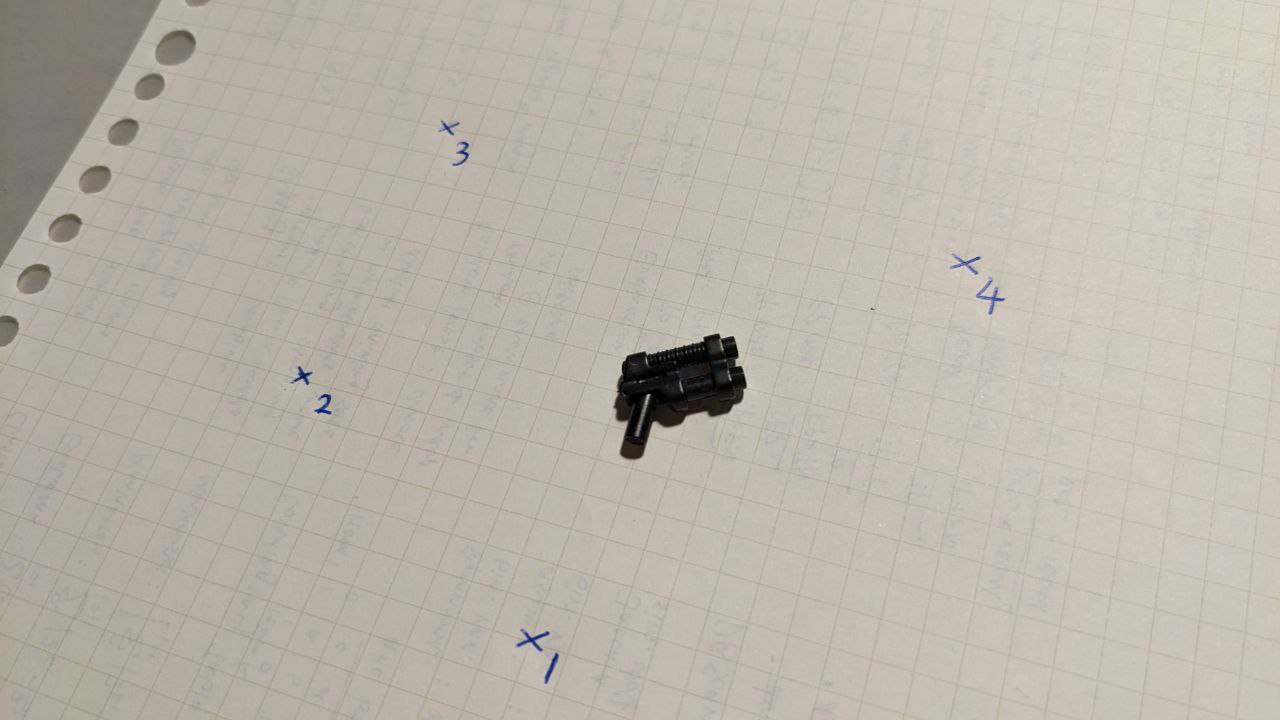
#> input picture exercises/media/imageA.jpg, 1280 x 720 px
$ jupyter execute --allow-errors ex2.ipynb   (shell and % lines are left out)
#> lines starting #> are read from the running program, lines starting #| are printed output that depends on the picture
### exercises/util_functions.py
"""
Utilty functions commonly used in exercises and quizzes.
"""
import cv2
import numpy as np
import itertools as it
import matplotlib.pyplot as plt


# Ex 1.7
# [18 lines left out: function point_line_distance, not called in this run]


# Ex 1.12
def Pi(ph):
    """
    Converts coordinates from homogeneous to inhomogeneous.

    Args:
        ph : (n+1)xm  np.array

    Returns:
        p : nxm np.array
    """
    p = ph[:-1] / ph[-1]  # divide by and remove last coordinate
    return p


# Ex 1.12
def PiInv(p):
    """
    Converts coordinates from inhomogeneous to homogeneous.

    Args:
        p : nxm np.array

    Returns:
        ph : (n+1)xm np.array
    """
    ph = np.vstack((p, np.ones(p.shape[1])))
    return ph


def box3d(n=16):
    """Generate 3D points inside a cube with n-points along each edge"""
#> called with n = 16
    points = []
    N = tuple(np.linspace(-1, 1, n))
    for i, j in [(-1, -1), (-1, 1), (1, 1), (0, 0)]:
        points.extend(set(it.permutations([(i,) * n, (j,) * n, N])))
    return np.hstack(points) / 2


# [21 lines left out: function projection_matrix, not called in this run]


# Ex 2.2
def project_points(K, R, t, Q, distCoeffs=[]):
    """
    Project 3D points in Q onto a 2D plane of a camera with distortion.

    Args:
        K : 3 x 3, intrinsic camera matrix
        R : 3 x 3, rotation matrix
        t: 3 x 1, translation matrix
        Q: 3 x n, 3D points matrix
        distCoeffs: [k3,k5,k7,...] distortion coefficients

    Returns:
        P : 2 x n, 2D points matrix
    """
    if Q.shape[0] != 3:
        raise ValueError("Q must be 3 x n")
    if K.shape != (3, 3):
        raise ValueError("K must be 3 x 3")
    if R.shape != (3, 3):
        raise ValueError("R must be 3 x 3")
    if t.shape != (3, 1):
        raise ValueError("t must be 3 x 1")

    Qh = PiInv(Q)  # 4 x n
    Rt = np.hstack((R, t))  # 3 x 4
    qh = Rt @ Qh  # 3 x n
    q = Pi(qh)  # 2 x n
    qd = distort(q, distCoeffs)  # 2 x n
    Ph = K @ PiInv(qd)  # 3 x n
    P = Pi(Ph)  # 2 x n
    return P


def camera_intrinsic(f, c, alpha=1, beta=0):
    """
    Create a camera intrinsic matrix

    Args:
        f : float, focal length
        c : 2D principal point (x,y)
        alpha : float, skew
        beta : float, aspect ratio

    Returns:
        K : 3x3 intrinsic camera matrix
    """
    K = np.array([[f, beta * f, c[0]], [0, alpha * f, c[1]], [0, 0, 1]])
    return K


# Ex 2.2
def distort(q, distCoeffs):
    """
    Apply distortion to a 2D point on the image plane

    Args:
        q : 2 x n, 2D points
        distCoeffs : list of distortion coefficients

    Returns:
        qd : 2 x n, distorted 2D points
    """
    r = np.sqrt((q[0]) ** 2 + (q[1]) ** 2)
    correction = 1
    for i in range(len(distCoeffs)):
        exp = 2 * (i + 1)
        correction += distCoeffs[i] * r**exp
    qd = q * correction
    return qd


# Ex 2.7
# [557 lines left out: functions normalize2d, hest, R, CrossOp, essential_matrix, fundamental_matrix and 15 more, not called in this run]

### exercises/ex2.ipynb
# Exercise 2

Modern camera with complete square pixels $\rarr$ Skew parameters $\alpha=1, \beta=0$

[cell 1]
import numpy as np
import cv2
import matplotlib
import matplotlib.pyplot as plt
from util_functions import camera_intrinsic, project_points, box3d, Pi, PiInv

matplotlib.use("TkAgg")

[cell 2]
# Ex 2.1
f = 600
a = 1
b = 0
deltax = 400
deltay = 400
# resolution = 800x800, assuming principal point is the middle of the image

[cell 3]
K = camera_intrinsic(f, (deltax, deltay), a, b)
R = np.eye(3)
t = np.array([0, 0.2, 1.5]).reshape(-1, 1)
Q = box3d()  # 3x240 matrix

P = project_points(K, R, t, Q)
plt.scatter(P[0, :], P[1, :])
plt.show()
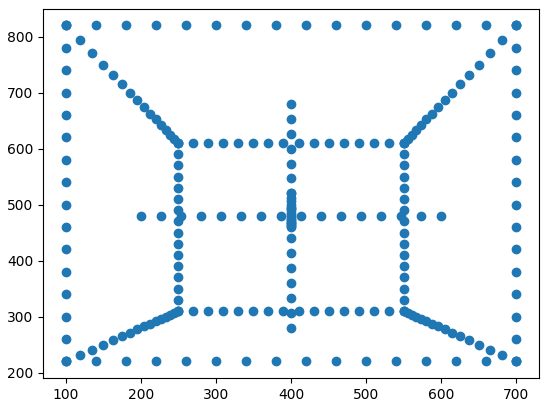
#> figure drawn by matplotlib, 1 panel
# No, not all points are captured by the image sensor. The top part of
# the box is cut off as the coordinates are beyond 800.

[cell 4]
P1 = np.array([-0.5, -0.5, -0.5]).reshape(-1, 1)

print(f"P1 is projected to {project_points(K, R, t, P1).T}")

[cell 5]
# Ex 2.2
def distort(q, distCoeffs):
    """
    Apply distortion to a 2D point on the image plane
    q: 2 x n, 2D points matrix
    """
    r = np.sqrt((q[0]) ** 2 + (q[1]) ** 2)
    correction = 1
    for i in range(len(distCoeffs)):
        exp = 2 * (i + 1)
        correction += distCoeffs[i] * r**exp
    qd = q * correction
    return qd


def project_points(K, R, t, Q, distCoeffs=[]):
    """
    Project 3D points in Q onto a 2D plane of a camera with distortion.

    K : 3 x 3, intrinsic camera matrix
    R : 3 x 3, rotation matrix
    t: 3 x 1, translation matrix
    Q: 3 x n, 3D points matrix
    distCoeffs: [k3,k5,k7,...] distortion coefficients

    P : 2 x n, 2D points matrix
    """
    Qh = PiInv(Q)  # 4 x n
    Rt = np.hstack((R, t))  # 3 x 4
    qh = Rt @ Qh  # 3 x n
    q = Pi(qh)  # 2 x n
    qd = distort(q, distCoeffs)  # 2 x n
    Ph = K @ PiInv(qd)  # 3 x n
    P = Pi(Ph)  # 2 x n
    return P

[cell 6]
# Breakdown of applying distortion to a single 3D point

# Project 3D point into a 2D point on the image plane
P1 = np.array([-0.5, -0.5, -0.5]).reshape(-1, 1)
Rt = np.hstack((R, t))  # 3 x 4
ph = Rt @ PiInv(P1)  # 3 x 1
p = Pi(ph)  # 2 x 1
print(f"3D Point {P1.T} is projected onto {p.T} before distortion.")

# Apply distortion to the 2D point on image plane
distCoeffs = [-0.2, 0, 0]
pd = distort(p, distCoeffs)
print(f"2D point {p.T} is distorted to {pd.T} on image plane.")

# Project distorted 2D point into pixel coordinates
pdh = PiInv(pd)
qd = K @ pdh  # pixel coordinates
print(f"Distorted point {pd.T} is projected to {qd.T} after distortion.")

[cell 7]
# Applying distortion to many 3D points

K = camera_intrinsic(f, (deltax, deltay), a, b)
R = np.eye(3)
t = np.array([0, 0.2, 1.5]).reshape(-1, 1)
Q = box3d()  # 3x240 matrix

P = project_points(K, R, t, Q, distCoeffs)
plt.scatter(P[0, :], P[1, :])
plt.show()
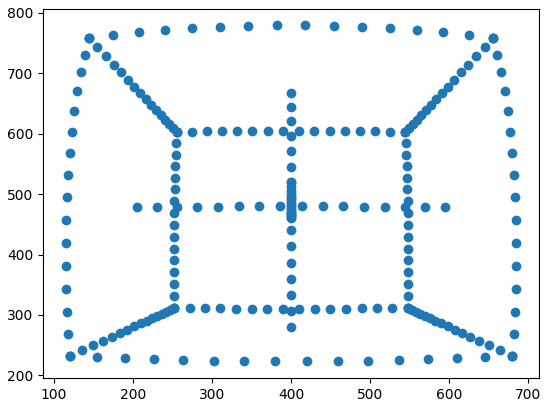
#> figure drawn by matplotlib, 1 panel
# Yes, all points are captured by the image sensor as all points
# lie within the 800x800 resolution.

#> (a cell that did not finish here is left out)

[cell 9]
# Ex 2.4
def undistortImage(im, distCoeffs, K):
    # meshgrid: placeholder for pixel coordinates
    x, y = np.meshgrid(np.arange(im.shape[1]), np.arange(im.shape[0]))
    p = np.stack((x, y, np.ones(x.shape))).reshape(3, -1)  # 3 x n, homogenous

    q = Pi(np.linalg.inv(K) @ p)  # 2 x n
    qd = distort(q, distCoeffs)  # 2 x n
    p_d = K @ PiInv(qd)  # 3 x n

    x_d = p_d[0].reshape(x.shape).astype(np.float32)
    y_d = p_d[1].reshape(y.shape).astype(np.float32)
    assert (p_d[2] == 1).all(), "You did a mistake somewhere"
    # use bilinear interpolation to remap the image
    im_undistorted = cv2.remap(im, x_d, y_d, cv2.INTER_LINEAR)
    return im_undistorted

[cell 10]
P = project_points(K, R, t, Q, distCoeffs)
plt.scatter(P[0, :], P[1, :])
plt.savefig("media/distorted_box3d.png")
plt.show()

im = cv2.imread("media/distorted_box3d.png")
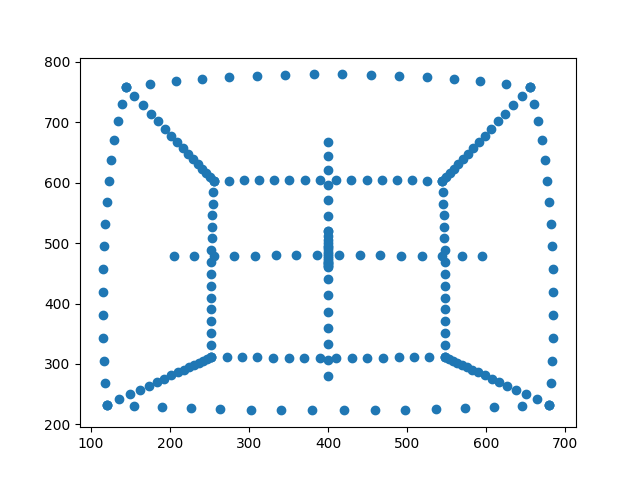
#> im: shape (480, 640, 3); mean B, G, R 248.7, 245.7, 241.5
undistored_im = undistortImage(im, distCoeffs, K)
#> in undistortImage, `im_undistorted = cv2.remap(im, x_d, y_d, cv2.INTER_LINEAR)`:
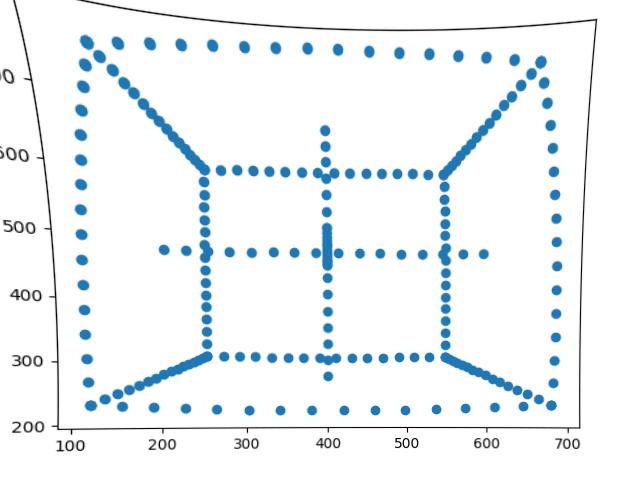
#> im_undistorted: shape (480, 640, 3); mean B, G, R 247.5, 244, 239
plt.imshow(undistored_im)

#> (a cell that did not finish here is left out)

[cell 12]
# Ex 2.5
p2a = np.array([1, 1]).reshape(-1, 1)
p2b = np.array([0, 3]).reshape(-1, 1)
p2c = np.array([2, 3]).reshape(-1, 1)
p2d = np.array([2, 4]).reshape(-1, 1)
H = np.array([[-2, 0, 1], [1, -2, 0], [0, 0, 3]])
p2 = np.hstack((p2a, p2b, p2c, p2d))

# Apply homography to 2D points
qh = H @ PiInv(p2)  # 3 x n
q = Pi(qh)  # 2 x n
q

[cell 13]
# Ex 2.6
def hest(q1, q2):
    """
    Calculate the homography matrix from n sets of 2D points
    q1 : 2 x n, 2D points in the first image
    q2 : 2 x n, 2D points in the second image
    H : 3 x 3, homography matrix
    """
    n = q1.shape[1]
    B = []
    for i in range(n):
        x1, y1 = q1[:, i]
        x2, y2 = q2[:, i]
        Bi = np.array(
            [
                [0, -x2, x2 * y1, 0, -y2, y2 * y1, 0, -1, y1],
                [x2, 0, -x2 * x1, y2, 0, -y2 * x1, 1, 0, -x1],
                [-x2 * y1, x2 * x1, 0, -y2 * y1, y2 * x1, 0, -y1, x1, 0],
            ]
        )
        B.append(Bi)
    B = np.array(B).reshape(-1, 9)
    U, S, Vt = np.linalg.svd(B)
    H = Vt[-1].reshape(3, 3)
    return H.T


H = hest(q, p2)
with np.printoptions(precision=3, suppress=True):
    print(H)
# If the input points are flipped, inv(H) will be obtained.

[cell 14]
# H obtained in 2.6 should be equivalent to 2.5 (multiplied by scalar)
H = np.array([[-2, 0, 1], [1, -2, 0], [0, 0, 3]])
norm = np.linalg.norm(H, "fro")
H / norm

[cell 15]
# Ex 2.7
def normalize2d(q):
    """
    Normalize 2D points.

    q : 2 x n, 2D points
    qn : 2 x n, normalized 2D points
    """
    if q.shape[0] != 2:
        raise ValueError("q must have 2 rows")
    if q.shape[1] < 2:
        raise ValueError("At least 2 points are required to normalize")

    mu = np.mean(q, axis=1).reshape(-1, 1)
    mu_x = mu[0].item()
    mu_y = mu[1].item()
    std = np.std(q, axis=1).reshape(-1, 1)
    std_x = std[0].item()
    std_y = std[1].item()
    Tinv = np.array([[std_x, 0, mu_x], [0, std_y, mu_y], [0, 0, 1]])
    T = np.linalg.inv(Tinv)
    qn = T @ PiInv(q)
    qn = Pi(qn)
    return qn, T


normalize2d(p2)

[cell 16]
# Ex 2.8
# Include normalization in the homography estimation
def hest(q1, q2, normalize=False):
    """
    Calculate the homography matrix from n sets of 2D points
    q1 : 2 x n, 2D points in the first image
    q2 : 2 x n, 2D points in the second image
    H : 3 x 3, homography matrix
    """
#> called with q1 = array of shape (2, 4), q2 = array of shape (2, 4), normalize = True
    if q1.shape[1] != q2.shape[1]:
        raise ValueError("Number of points in q1 and q2 must be equal")
    if q1.shape[1] < 4:
        raise ValueError(
            "At least 4 points are required to estimate a homography"
        )
    if q1.shape[0] != 2 or q2.shape[0] != 2:
        raise ValueError("q1 and q2 must have 2 rows")

    if normalize:
        q1, T1 = normalize2d(q1)
        q2, T2 = normalize2d(q2)

    n = q1.shape[1]
    B = []
    for i in range(n):
        x1, y1 = q1[:, i]
        x2, y2 = q2[:, i]
        Bi = np.array(
            [
                [0, -x2, x2 * y1, 0, -y2, y2 * y1, 0, -1, y1],
                [x2, 0, -x2 * x1, y2, 0, -y2 * x1, 1, 0, -x1],
                [-x2 * y1, x2 * x1, 0, -y2 * y1, y2 * x1, 0, -y1, x1, 0],
            ]
        )
        B.append(Bi)
    # with np.printoptions(precision=3, suppress=True):
    #     print("B:", B)
    B = np.array(B).reshape(-1, 9)
    U, S, Vt = np.linalg.svd(B)
    H = Vt[-1].reshape(3, 3)
    H = H.T
    if normalize:
        H = np.linalg.inv(T1) @ H @ T2
    return H


H = hest(q, p2, normalize=True)
with np.printoptions(precision=3, suppress=True):
    print("H: \n", H)

[cell 17]
# Ex 2.9
# generate 100 random 2D points and random H. use hest to estimate H
q2 = np.random.randn(2, 100)
q2h = np.vstack((q2, np.ones((1, 100))))
H_true = np.random.randn(3, 3)
q1h = H_true @ q2h
q1 = Pi(q1h)

H_est = hest(q1, q2)
print("True Homography: \n", H_true / np.linalg.norm(H_true, "fro"))
print("Estimated Homography: \n", H_est)
# Correct if the 2 homographis are equivalent

[cell 18]
# Ex 2.10


def hest_from_image(im1, im2, n):
    """
    Estimate homography from n pairs of points in two images
    im1 : np.array, first image
    im2 : np.array, second image
    n : int, number of pairs of points
    H : 3 x 3, homography matrix
    """
    plt.imshow(im1)
    plt.title("Click on points in an ascending order")
    p1 = plt.ginput(n)
    plt.close()
    plt.imshow(im2)
    plt.title("Click on points in an ascending order")
    p2 = plt.ginput(n)
    plt.close()
    H = hest(np.array(p1).T, np.array(p2).T, True)
    return H


im1 = cv2.imread("media/imageA.jpg")[:, :, ::-1]
im2 = cv2.imread("media/imageB.jpg")[:, :, ::-1]
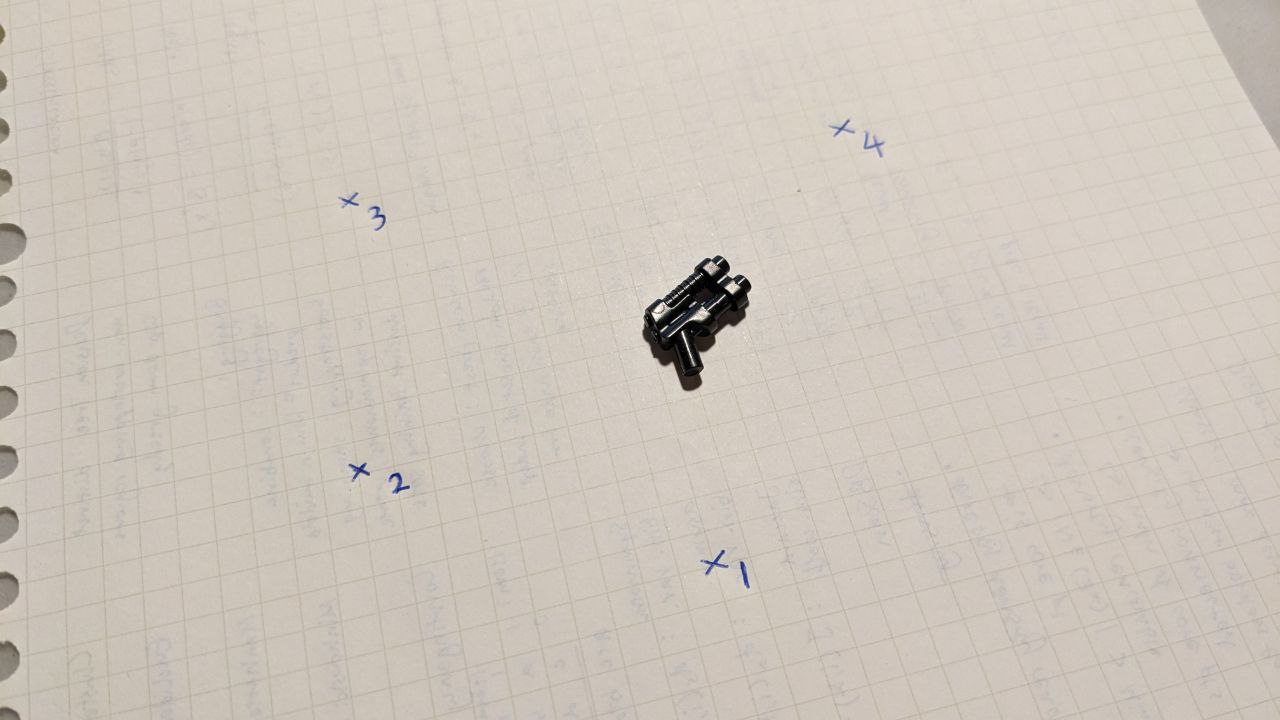
#> input picture exercises/media/imageB.jpg, 1280 x 720 px
H = hest_from_image(im1, im2, 4)
with np.printoptions(precision=3, suppress=True):
    print(f"H:\n{H}")
